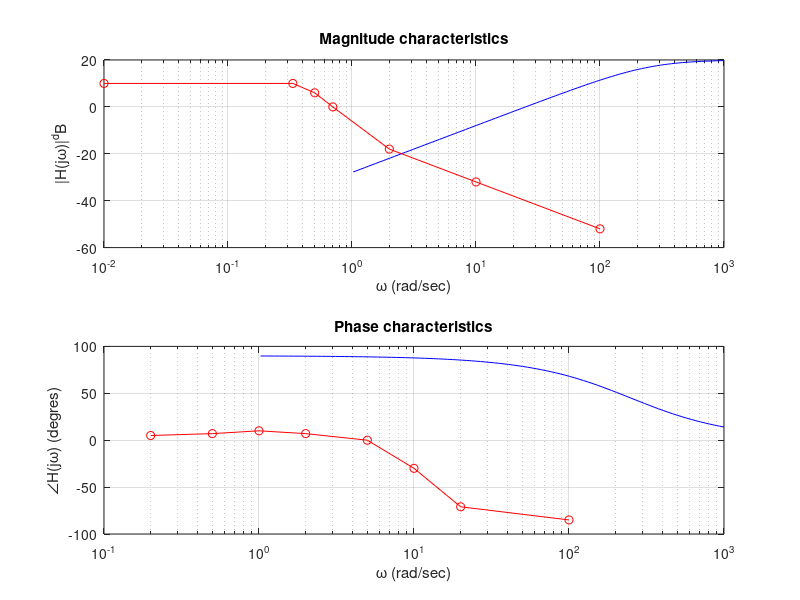
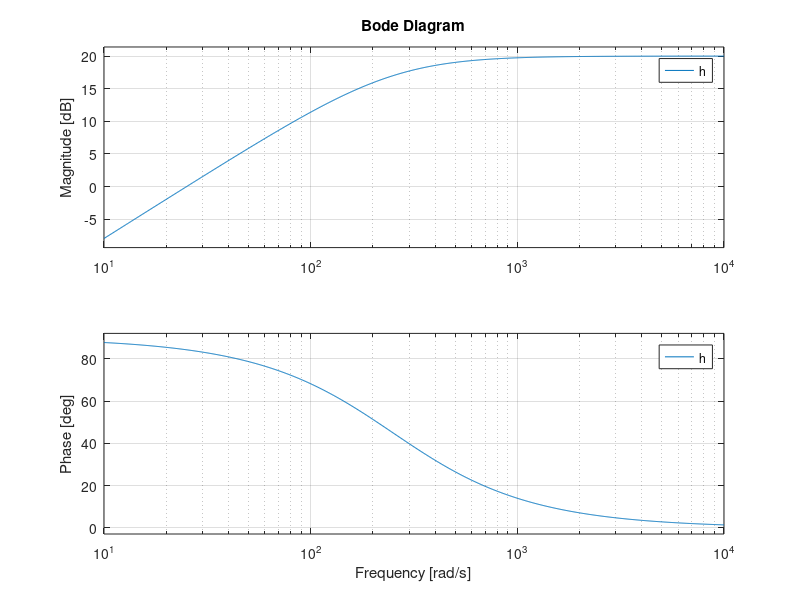

These charts were generated, in order, by the following MATLAB code:
clear;clc
% approximations for magnitude
%wma=[1 10 20 70 100 1e3];ma=[-5 -5 -5 6 6 6];
% approximations for phase
%wfa=[1 2 7 20 70 200 700 1e3];fa=[0 5 15 30 25 15 5 0];
% plotting the approximations

% punctele aproximate pentru modul
%wma=[10e-1 20 35 70 1e3];ma=[5 5 0 -6 -6];
%wma = [0.1, 1, 7, 10, 70 100];ma = [17 17 0 -3 -37 -43]
%wma = [0.01, 0.1, 1/3, 1/2, 3, 10]; ma = [6 6 16 16 0 -10]
%wma = [1,20,70,100,1000];ma = [-3 -3 -14 -14 -14];
% punctele aproximate pentru faza
%wfa=[1 2 7 20 35 70 200 700 1e3];fa=[0 -5 -15 -30 -35 -30 -15 -5 0];
% reprezentarea diagramei prin puncte aproximate
%wfa = [0.1, 0.7 1 10 70 100];fa = [-5, -25, -50, -140, -175, -180]
%wfa = [0.01, 0.1, 1/3, 1, 10]; fa = [5, 15, -5, -75, -90]
%wfa = [1 2 7 20 70 200 700 1000];fa = [0 -5 -15 -27 -30 -15 -5 0]

%wma = [0.1 2 5 10 20 100]; ma = [-2 -2 6 6 0 -14];
wfa = [0.2 0.5 1 2 5 10 20 100]; fa = [5 7 10 7 0 -30 -71 -85]

wma = [0.01, 1/3, 1/2, 0.7 2 10 100] ;ma = [10 10 6 0 -18 -32 -52]


subplot(211);semilogx(wma,ma,'ro-');grid
title('Magnitude characteristics');
xlabel('\omega (rad/sec)');ylabel('|H(j\omega)|^dB');
subplot(212);semilogx(wfa,fa,'ro-');grid;shg;
title('Phase characteristics');ylabel('\angleH(j\omega) (degres)');
%%
% comparison with Bode in Matlab
h=tf([100, 0], [ 10 2500]);w=logspace(1e-2,3,1e2);
[m,f]=bode(h,w);
mv(1:1e2,1)=m(:,:,:);fv(1:1e2,1)=f(:,:,:);
subplot(211);semilogx(w,20*log10(mv),'b',wma,ma,'ro-');grid
title('Magnitude characteristics');
xlabel('\omega (rad/sec)');ylabel('|H(j\omega)|^dB');
subplot(212);semilogx(w,fv,'b',wfa,fa,'ro-');grid;shg;
title('Phase characteristics');
xlabel('\omega (rad/sec)'); ylabel('\angleH(j\omega) (degres)');

figure(2);bode(h)
